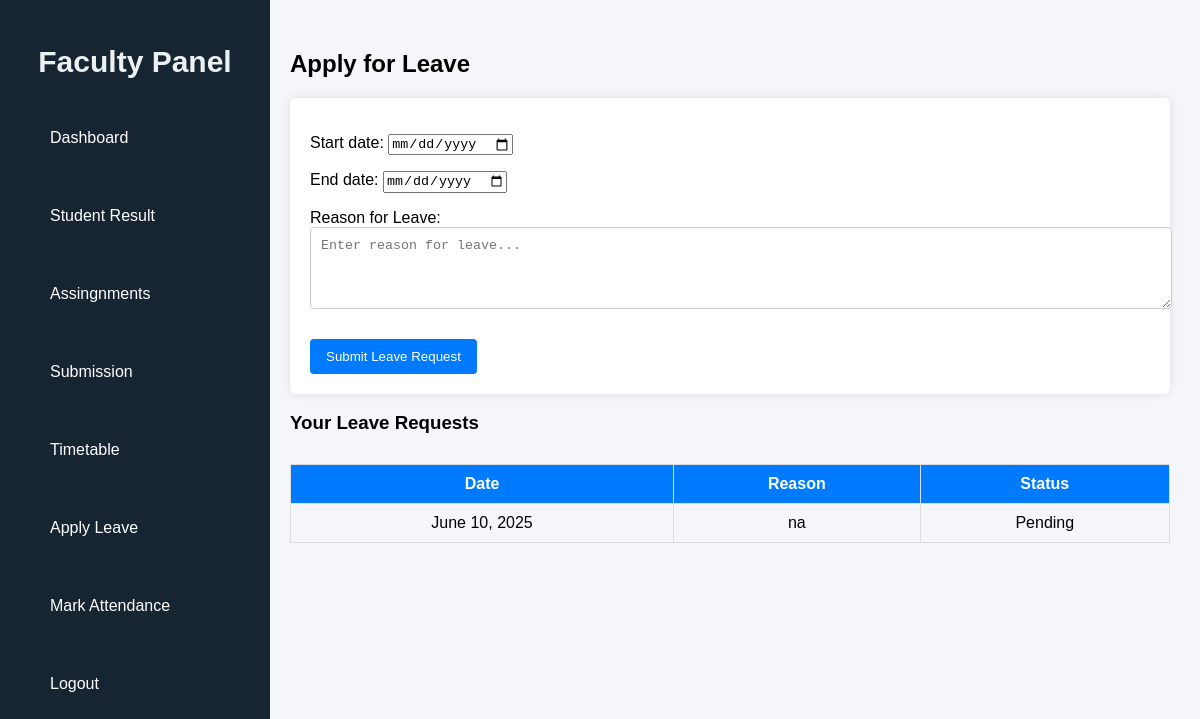
The page /faculty/leave/ (signed in) on the database its author committed.
### CMS/models.py (models this page shows, shortened)
class LeaveRequest(models.Model):
    USER_TYPE_CHOICES = (
        ('Faculty', 'Faculty'),
        ('Student', 'Student'),
    )
    user = models.ForeignKey('CustomUser', on_delete=models.CASCADE)
    user_type = models.CharField(max_length=10, choices=USER_TYPE_CHOICES)
    reason = models.TextField()
    status = models.CharField(
        max_length=10,
        choices=(('Pending', 'Pending'), ('Approved', 'Approved'), ('Rejected', 'Rejected')),
        default='Pending'
    )
    date = models.DateField(auto_now_add=True)
    start_date = models.DateField(null=True, blank=True)
    end_date = models.DateField(null=True, blank=True)

### CMS/views.py (the view)
# urls.py: path('faculty/leave/', views.apply_leave_fact, name='apply_leave_fact'),
@login_required
def apply_leave_fact(request):
    user = request.user
    if not hasattr(user, 'faculty'):
        return redirect('home')  # or show unauthorized
    if request.method == 'POST':
        form = LeaveRequestForm(request.POST)
        if form.is_valid():
            leave = form.save(commit=False)
            leave.user = user
            leave.user_type = 'Faculty'
            leave.save()
            return redirect('apply_leave_fact')  # redirect to same page or leave history
    else:
        form = LeaveRequestForm()
    leave_requests = LeaveRequest.objects.filter(user=user).order_by('-date')
    return render(request, 'faculty_apply_leave.html', {'form': form, 'leave_requests': leave_requests})

### CMS/forms.py
class LeaveRequestForm(forms.ModelForm):
    class Meta:
        model = LeaveRequest
        fields = ['start_date', 'end_date' , 'reason']
        widgets = {
            'reason': forms.Textarea(attrs={'class': 'form-control', 'rows': 4, 'placeholder': 'Enter reason for leave...'}),
            'start_date': forms.DateInput(attrs={'type': 'date','required': True}),
            'end_date': forms.DateInput(attrs={'type': 'date','required': True}),
        }
        labels = {
            'reason': 'Reason for Leave',
        }

### CMS/templates/faculty_apply_leave.html (shortened to what this page needs)
{% load static %}
<!DOCTYPE html>
<html>
<head>
    <link rel="stylesheet" href="{% static 'css/sidebar.css' %}">
</head>
<body>
    <div class="manage-container">
        {% include 'faculty_sidebar.html' %}
        <div class="main-content">
            <h2>Apply for Leave</h2>
            <form method="POST">
                {{ form.as_p }}
                <button type="submit">Submit Leave Request</button>
            </form>
            <h3>Your Leave Requests</h3>
            <table>
                <thead>
                    <tr>
                        <th>Date</th>
                        <th>Reason</th>
                        <th>Status</th>
                    </tr>
                </thead>
                <tbody>
                    {% for leave in leave_requests %}
                    <tr>
                        <td>{{ leave.date }}</td>
                        <td>{{ leave.reason }}</td>
                        <td>{{ leave.status }}</td>
                    </tr>
                    {% empty %}
                    <tr>
                        <td colspan="3">No leave requests found.</td>
                    </tr>
                    {% endfor %}
                </tbody>
            </table>
        </div>
    </div>
</body>
</html>

### CMS/templates/faculty_apply_leave.html (style rules this page uses)
body { font-family: Arial, sans-serif; background: #f4f6f9; margin: 0; }
.manage-container { display: flex; }
.main-content { margin-left: 260px; padding: 30px; flex-grow: 1; }
h2 { margin-bottom: 20px; }
form { background: #fff; padding: 20px; border-radius: 6px; box-shadow: 0 0 8px rgba(0,0,0,0.1); }
textarea { width: 100%; padding: 10px; border-radius: 4px; border: 1px solid #ccc; }
button { margin-top: 10px; padding: 10px 16px; background-color: #007bff; border: none; color: white; border-radius: 4px; cursor: pointer; }
table { width: 100%; margin-top: 30px; border-collapse: collapse; }
th, td { padding: 10px; border: 1px solid #ddd; text-align: center; }
th { background: #007bff; color: white; }

### rows shown on the page
LeaveRequest: date "June 10, 2025", reason "na", status "Pending"
